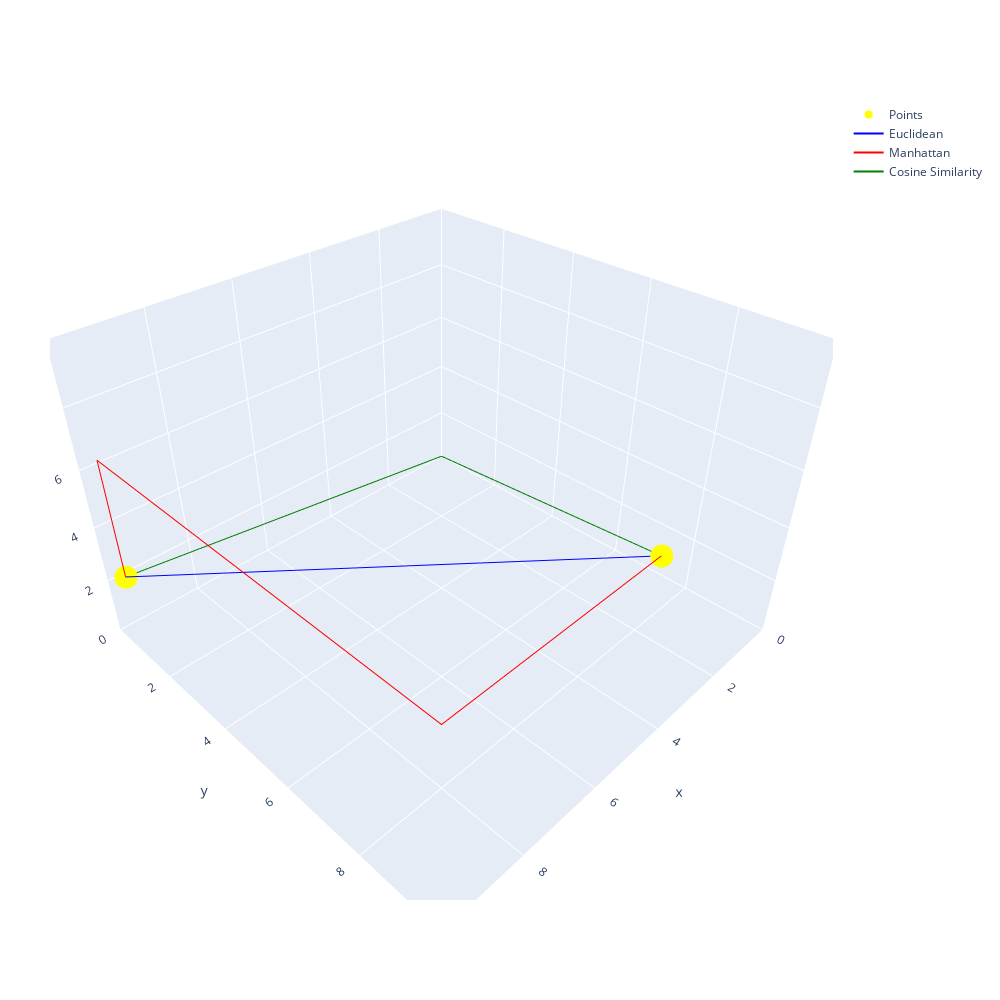

The cell this chart's notebook holds for it:
### Code cell
fig = go.Figure()
fig.add_trace(go.Scatter3d(x=point_data['x'], y=point_data['y'], z=point_data['z'], mode='markers', name='Points', line=dict(color='yellow', width=2)))
fig.add_trace(go.Scatter3d(x=point_data['x'], y=point_data['y'], z=point_data['z'], mode='lines', name='Euclidean', line=dict(color='blue', width=2)))
fig.add_trace(go.Scatter3d(x=manhattan_x_coords, y=manhattan_y_coords, z=manhattan_z_coords, mode='lines', name='Manhattan', line=dict(color='red', width=2)))
fig.add_trace(go.Scatter3d(x=cosine_both_points['x'], y=cosine_both_points['y'], z=cosine_both_points['z'], mode='lines', name='Cosine Similarity', line=dict(color='green', width=2)))
fig.update_layout(
    autosize=False,
    width=1000,
    height=1000,
    margin=dict(
        l=50,
        r=50,
        b=100,
        t=100,
        pad=4
    ),
    scene = dict(
        xaxis = dict(nticks=10, range=[0, 10],),
        yaxis = dict(nticks=10, range=[0, 10],),
        zaxis = dict(nticks=10, range=[0, 10],)
    )
)
fig.show()

### Figure 1 — Plotly figure (JSON) as saved in the notebook; plotly's stock layout.template omitted (floating-point values rounded to 4 significant figures)
{"data": [{"line": {"color": "yellow", "width": 2}, "mode": "markers", "name": "Points", "type": "scatter3d", "x": [10, 5], "y": [1, 10], "z": [3, 7]}, {"line": {"color": "blue", "width": 2}, "mode": "lines", "name": "Euclidean", "type": "scatter3d", "x": [10, 5], "y": [1, 10], "z": [3, 7]}, {"line": {"color": "red", "width": 2}, "mode": "lines", "name": "Manhattan", "type": "scatter3d", "x": [10, 10, 10, 5], "y": [1, 1, 10, 10], "z": [3, 7, 7, 7]}, {"line": {"color": "green", "width": 2}, "mode": "lines", "name": "Cosine Similarity", "type": "scatter3d", "x": [10, 0, 5], "y": [1, 0, 10], "z": [3, 0, 7]}], "layout": {"autosize": false, "height": 1000, "margin": {"b": 100, "l": 50, "pad": 4, "r": 50, "t": 100}, "scene": {"xaxis": {"nticks": 10, "range": [0, 10]}, "yaxis": {"nticks": 10, "range": [0, 10]}, "zaxis": {"nticks": 10, "range": [0, 10]}}, "width": 1000}}
